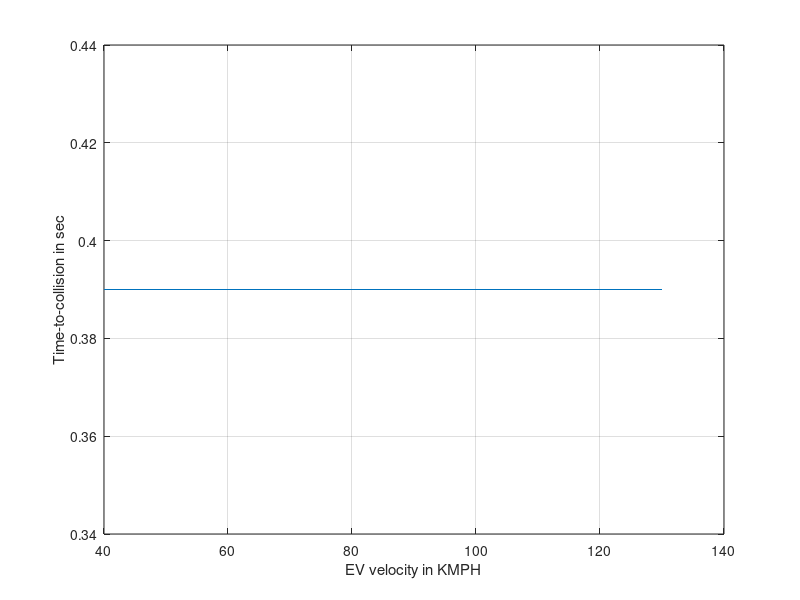
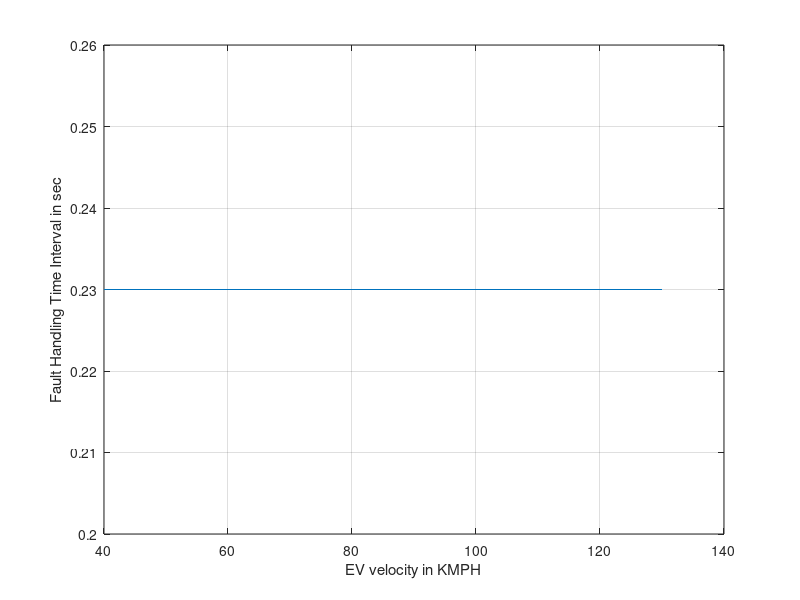

Recreate these plots in MATLAB, in order. (Note: this script raises an error after producing the figures.)
%% Clean workspace and close all
clear all
close all
clc
%% Constraint for parameter

    Speed = [];
    TimeDur = [];
    DataTTC = [];
    for EgoVehicleSpeed = 40 : 5 : 130
        
        Vx_EV = EgoVehicleSpeed/3.6;
        Dist2Bondary = 0.3;
      
        %%
        LaneWidth = 3.66;
        TruckWidth = 3.05;
        WheelBase = 5.79;
        Ay = -4;
        AyComp = -Ay;
        % Saturation: If acceleration is more than 1g. Need to saturate
        if abs(AyComp) > 9.81
            AyComp = sign(AyComp)*9.81;
        else
            AyComp = AyComp;
        end
      
        dT = 0.01;                                      % Sample time
       
       
        VelY = 0;
        DistCovered = 0;
        K = 0;
 %% TTC computation
        Flag = false;
        while(Flag == false)
          
      
            VelY = VelY + dT * Ay;
            DistCovered = DistCovered + dT*VelY;
            K = K + 1;
            if (abs(DistCovered) >= Dist2Bondary)
                Flag = true;
            end
        end
        TTC = K * dT;
        %% Dist covered during response time
        for ijk = TTC : -dT : 0.001
           
        IC = 0;
        VelY = 0;
        DistCovered = 0;
        Flag = false;
        C = 0;
        %% FHTI calculation
        for i = 0 : dT : ijk
            
          
            VelY = VelY + dT * Ay;
            DistCovered = DistCovered + dT*VelY;
        end
        DistCovered1 = abs(DistCovered);
 %% 
        Flag = false;
        N = 0;
        Pev_VelY = VelY;
        DistCovered = 0;
        while(Flag == false)
            
            VelY = VelY + dT * AyComp;
            DistCovered = DistCovered + dT*VelY;
            if sign(VelY) ~= sign(Pev_VelY)
                Flag = true;
            end
            N = N + 1;
        end
        
        DistCovered2 = abs(DistCovered);
        TotalDist = DistCovered1 + DistCovered2;
        if abs(TotalDist) < (Dist2Bondary-0.05)
            break;
        end
        end
        Speed = [Speed EgoVehicleSpeed];
        TimeDur = [TimeDur ijk];
        DataTTC = [DataTTC TTC];
    end
    
 

%% Plots
figure(1);
plot(Speed,DataTTC);
grid on
xlabel('EV velocity in KMPH')
ylabel('Time-to-collision in sec');
hold on

f=gcf;
saveas(f,'highway_non-drivable zone_2_TTC.jpg');

figure(2);
plot(Speed,TimeDur);
grid on
xlabel('EV velocity in KMPH')
ylabel('Fault Handling Time Interval in sec');
hold on

f=gcf;
saveas(f,'highway_non-drivable zone_2_FHTI.jpg');

%% excel write
x_speed=Speed';
y_TTC=DataTTC';
z_FHTI=TimeDur';
data={'Vehicle_Speed','TTC','FHTI'};
xlswrite('Functional_Safety_Scenarios',data,'highway_non-drivable zone_2','A1');
xlswrite('Functional_Safety_Scenarios',x_speed,'highway_non-drivable zone_2','A2');
xlswrite('Functional_Safety_Scenarios',y_TTC,'highway_non-drivable zone_2','B2');
xlswrite('Functional_Safety_Scenarios',z_FHTI,'highway_non-drivable zone_2','C2');

folder = pwd;
excelFileName = 'Functional_Safety_Scenarios.xls';
fullFileName = fullfile(folder, excelFileName);
objExcel = actxserver('Excel.Application');
objExcel.Visible = true;
ExcelWorkbook = objExcel.Workbooks.Open(fullFileName);
oSheet = objExcel.ActiveSheet;
imageFolder = fileparts(which('highway_non-drivable zone_2_TTC.jpg'));
imageFullFileName = fullfile(imageFolder, 'highway_non-drivable zone_2_TTC.jpg');
Shapes = oSheet.Shapes;
Shapes.AddPicture(imageFullFileName, 0, 1, 400, 20, 400, 300);

imageFolder1 = fileparts(which('highway_non-drivable zone_2_FHTI.jpg'));
imageFullFileName1 = fullfile(imageFolder, 'highway_non-drivable zone_2_FHTI.jpg');
Shapes.AddPicture(imageFullFileName1, 0, 1, 850, 20, 400, 300);

objExcel.DisplayAlerts = false;
ExcelWorkbook.SaveAs(fullFileName);
ExcelWorkbook.Close(false);
objExcel.Quit; 